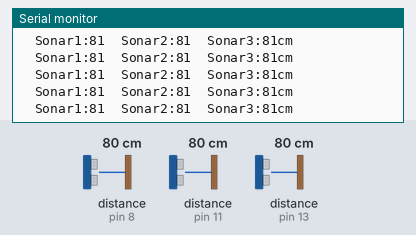
Bench run of a sketch on a simulated Arduino Uno, built with avr-gcc and run on an emulated ATmega328P. Parts: the last lines printed to the serial monitor. The inputs (shaded band) are chosen by the test bench; at power-on: distance to the obstacle (sensors on pin 8, pin 11, pin 13) 80 cm. The echo pulse lasts 58.3 µs per cm.

Above: at 1.2 s.
1.3 s: distance to the obstacle (sensor on pin 8) set to 2 cm
At 1.38 s:
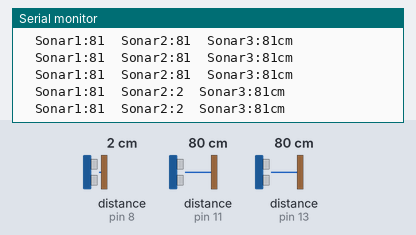
4.3 s: distance to the obstacle (sensor on pin 11) set to 9 cm
At 4.36 s:
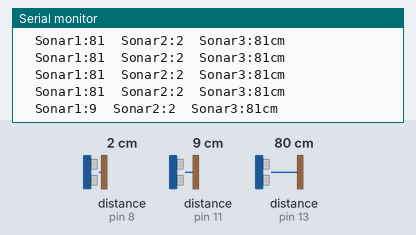
7.3 s: distance to the obstacle (sensor on pin 8) set to 18 cm
At 7.31 s:
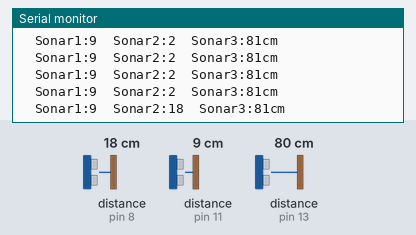
10.3 s: distance to the obstacle (sensor on pin 13) set to 9 cm
At 10.3 s:
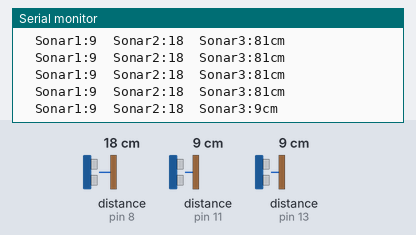
13.3 s: distance to the obstacle (sensor on pin 11) set to 2 cm
At 13.31 s:
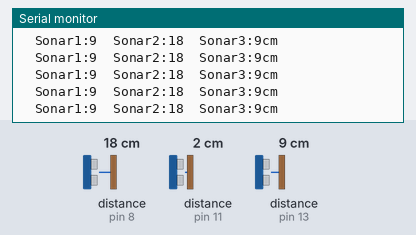
14.8 s: distance to the obstacle (sensor on pin 8) set to 35 cm
At 14.83 s:
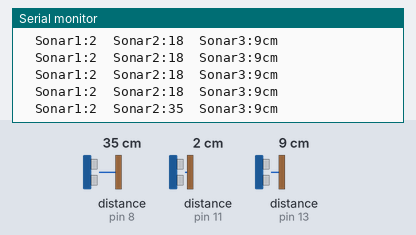
Timing chart, 0 to 17.8 s (numbered marks = the images above; inputs shaded):
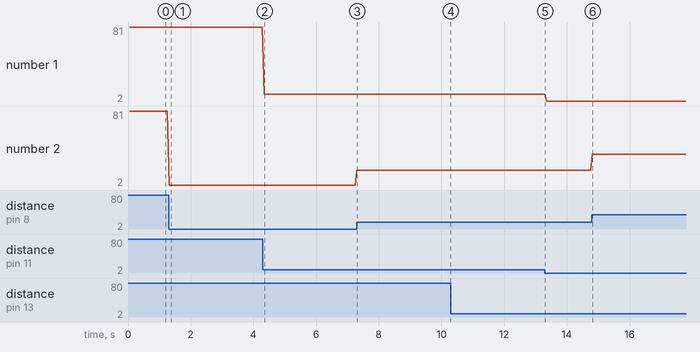

The sketch:

rangesensortests.ino
```cpp
// ---------------------------------------------------------------------------
// Example NewPing library sketch that does a ping about 20 times per second.
// ---------------------------------------------------------------------------

#include <NewPing.h>

#define TRIGGER_PIN  2  // Arduino pin tied to trigger pin on the ultrasonic sensor.
#define ECHO_PIN1     11  // Arduino pin tied to echo pin on the ultrasonic sensor.
#define ECHO_PIN2     8
#define ECHO_PIN3     13
#define MAX_DISTANCE 200 // Maximum distance we want to ping for (in centimeters). Maximum sensor distance is rated at 400-500cm.

NewPing sonar1(TRIGGER_PIN, ECHO_PIN1, MAX_DISTANCE); // NewPing setup of pins and maximum distance.
NewPing sonar2(TRIGGER_PIN, ECHO_PIN2, MAX_DISTANCE); // NewPing setup of pins and maximum distance.
NewPing sonar3(TRIGGER_PIN, ECHO_PIN3, MAX_DISTANCE); // NewPing setup of pins and maximum distance.

void setup() {
  Serial.begin(115200); // Open serial monitor at 115200 baud to see ping results.
}

void loop() {
  delay(50);                     // Wait 50ms between pings (about 20 pings/sec). 29ms should be the shortest delay between pings.
  Serial.print("  Sonar1:");
  Serial.print(sonar1.ping_cm());
  Serial.print("  Sonar2:");
  Serial.print(sonar2.ping_cm());
  Serial.print("  Sonar3:");
  Serial.print(sonar3.ping_cm()); // Send ping, get distance in cm and print result (0 = outside set distance range)
  Serial.println("cm");
}
```

Measured:
- after the input at 1.3 s, the serial monitor: prints a new line at once (image 1)
- after the input at 4.3 s, the serial monitor: prints a new line after 0.05 s (image 2)
- after the input at 14.8 s, the serial monitor: prints a new line at once (image 6)
- plotted number 1: 81 → 9 after the input at 4.3 s
- plotted number 2: 2 → 18 after the input at 4.3 s, 18 → 35 after the input at 14.8 s
